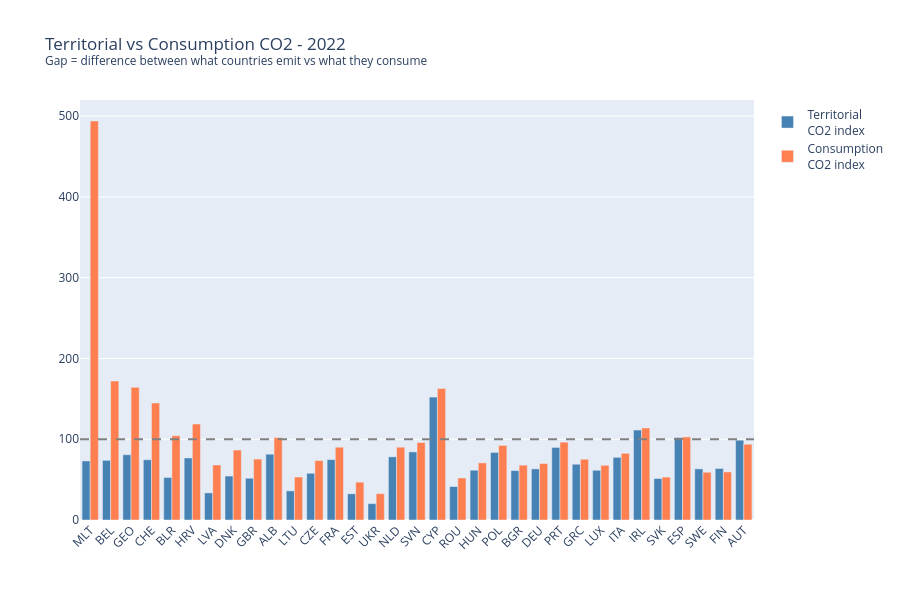

Notebook code cell kept with this figure:
### Code cell
# TERRITORIAL vs CONSUMPTION CO2
# Countries where consumption stayed high = fake decoupling

latest_full = df_eu_indexed[
    (df_eu_indexed['year'] == 2022) &
    (df_eu_indexed['consumption_co2_index'].notna())
].copy()

latest_full['gap'] = latest_full['co2_index'] - latest_full['consumption_co2_index']
# Positive gap = territorial looks better than reality (imported emissions)
# Negative gap = territorial looks worse than reality (exported emissions)

latest_full = latest_full.sort_values('gap', ascending=True)

fig = go.Figure()

fig.add_trace(go.Bar(
    name='Territorial<br>CO2 index',
    x=latest_full['iso_code'],
    y=latest_full['co2_index'],
    marker_color='steelblue'
))

fig.add_trace(go.Bar(
    name='Consumption<br>CO2 index',
    x=latest_full['iso_code'],
    y=latest_full['consumption_co2_index'],
    marker_color='coral'
))

fig.add_hline(y=100, line_dash='dash', line_color='gray')
fig.update_layout(
    title='Territorial vs Consumption CO2 - 2022<br><sup>Gap = difference between what countries emit vs what they consume</sup>',
    barmode='group',
    height=600,
    xaxis_tickangle=-45
)
fig.show()

print("\nBiggest 'fake decouplers' (territorial looks better than reality):")
print(latest_full[latest_full['gap'] > 2][['country', 'co2_index', 'consumption_co2_index', 'gap']].to_string())

print("\nCountries that look worse than reality (exporters):")
print(latest_full[latest_full['gap'] < -30][['country', 'co2_index', 'consumption_co2_index', 'gap']].to_string())

### Figure 1 — Plotly figure (JSON) as saved in the notebook; plotly's stock layout.template omitted (floating-point values rounded to 4 significant figures)
{"data": [{"marker": {"color": "steelblue"}, "name": "Territorial<br>CO2 index", "type": "bar", "x": ["MLT", "BEL", "GEO", "CHE", "BLR", "HRV", "LVA", "DNK", "GBR", "ALB", "LTU", "CZE", "FRA", "EST", "UKR", "NLD", "SVN", "CYP", "ROU", "HUN", "POL", "BGR", "DEU", "PRT", "GRC", "LUX", "ITA", "IRL", "SVK", "ESP", "SWE", "FIN", "AUT"], "y": [73.09, 73.89, 80.81, 74.64, 52.67, 76.84, 33.61, 54.4, 51.69, 81.47, 36.08, 57.86, 74.78, 32.42, 20.25, 78.21, 84.31, 152.1, 41.46, 61.65, 83.67, 61.24, 63.31, 89.87, 69.04, 61.6, 77.61, 111.3, 51.34, 102.1, 63.29, 63.84, 98.81]}, {"marker": {"color": "coral"}, "name": "Consumption<br>CO2 index", "type": "bar", "x": ["MLT", "BEL", "GEO", "CHE", "BLR", "HRV", "LVA", "DNK", "GBR", "ALB", "LTU", "CZE", "FRA", "EST", "UKR", "NLD", "SVN", "CYP", "ROU", "HUN", "POL", "BGR", "DEU", "PRT", "GRC", "LUX", "ITA", "IRL", "SVK", "ESP", "SWE", "FIN", "AUT"], "y": [494.0, 172.1, 164.2, 144.9, 104.4, 118.8, 68.12, 86.63, 75.49, 102.0, 53.23, 73.57, 90.13, 46.87, 32.59, 90.15, 95.9, 162.8, 51.98, 70.76, 92.32, 67.89, 69.9, 96.37, 75.25, 67.68, 82.58, 113.9, 53.1, 102.8, 59.14, 59.53, 93.8]}], "layout": {"barmode": "group", "height": 600, "shapes": [{"line": {"color": "gray", "dash": "dash"}, "type": "line", "x0": 0, "x1": 1, "xref": "x domain", "y0": 100, "y1": 100, "yref": "y"}], "title": {"text": "Territorial vs Consumption CO2 - 2022<br><sup>Gap = difference between what countries emit vs what they consume</sup>"}, "xaxis": {"tickangle": -45}}}
